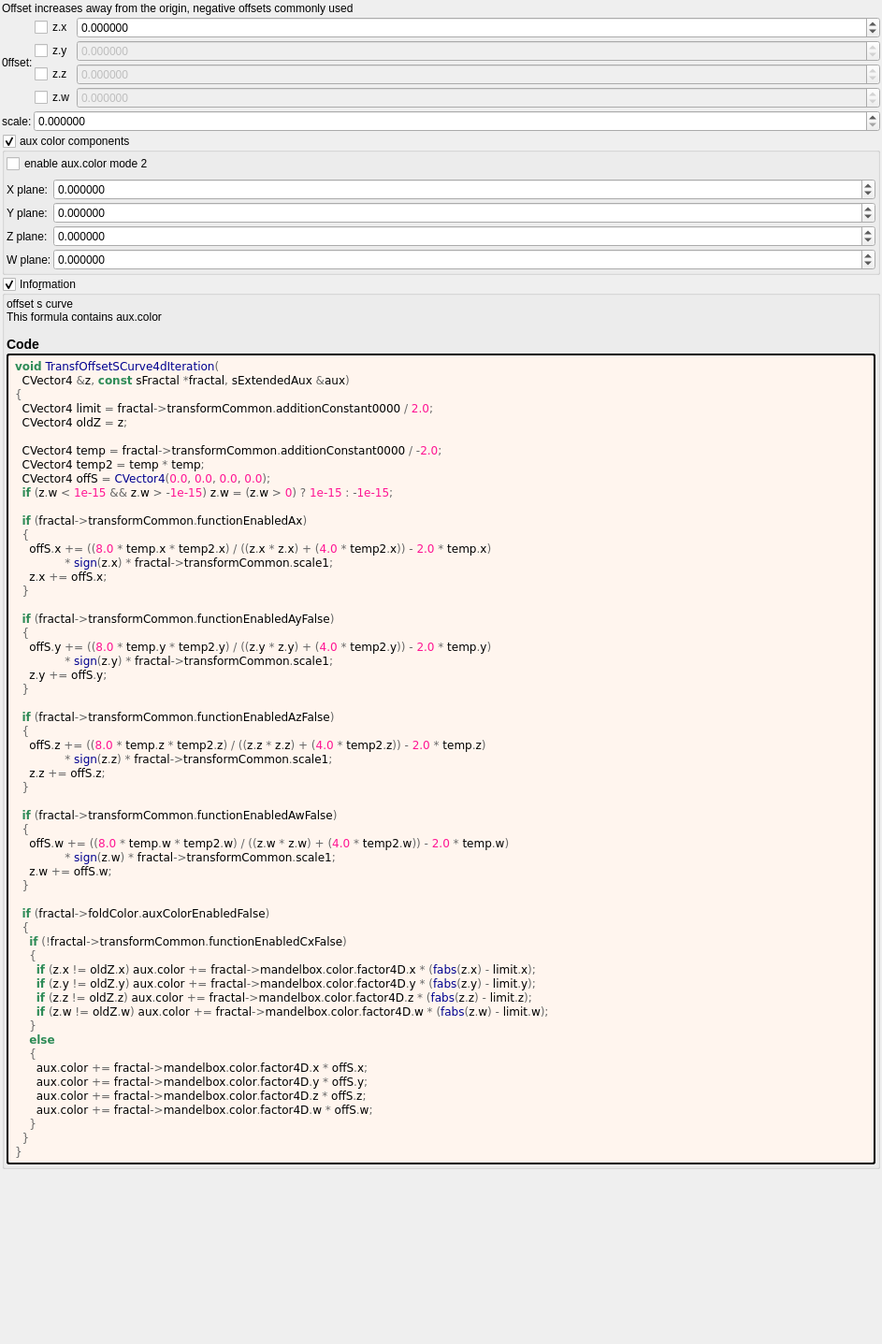
<?xml version="1.0" encoding="UTF-8"?>
<ui version="4.0">
 <class>transf_offset_s_curve4d</class>
 <widget class="QWidget" name="Form">
  <property name="geometry">
   <rect>
    <x>0</x>
    <y>0</y>
    <width>943</width>
    <height>1437</height>
   </rect>
  </property>
  <property name="windowTitle">
   <string notr="true">transf_offset_s_curve4d</string>
  </property>
  <layout class="QVBoxLayout" name="verticalLayout">
   <property name="spacing">
    <number>2</number>
   </property>
   <property name="leftMargin">
    <number>2</number>
   </property>
   <property name="topMargin">
    <number>2</number>
   </property>
   <property name="rightMargin">
    <number>2</number>
   </property>
   <property name="bottomMargin">
    <number>2</number>
   </property>
   <item>
    <widget class="QLabel" name="label">
     <property name="text">
      <string>Offset increases away from the origin, negative offsets commonly used</string>
     </property>
    </widget>
   </item>
   <item>
    <layout class="QGridLayout" name="gridLayout_4" columnstretch="0,0,1">
     <property name="spacing">
      <number>2</number>
     </property>
     <item row="1" column="2">
      <widget class="MyDoubleSpinBox" name="spinbox4_transf_addition_constant_0000_y">
       <property name="enabled">
        <bool>false</bool>
       </property>
       <property name="sizePolicy">
        <sizepolicy hsizetype="Minimum" vsizetype="Maximum">
         <horstretch>0</horstretch>
         <verstretch>0</verstretch>
        </sizepolicy>
       </property>
       <property name="decimals">
        <number>6</number>
       </property>
       <property name="minimum">
        <double>-99.989999999999995</double>
       </property>
       <property name="maximum">
        <double>99.989999999999995</double>
       </property>
       <property name="singleStep">
        <double>0.100000000000000</double>
       </property>
      </widget>
     </item>
     <item row="0" column="2">
      <widget class="MyDoubleSpinBox" name="spinbox4_transf_addition_constant_0000_x">
       <property name="enabled">
        <bool>true</bool>
       </property>
       <property name="sizePolicy">
        <sizepolicy hsizetype="Minimum" vsizetype="Maximum">
         <horstretch>0</horstretch>
         <verstretch>0</verstretch>
        </sizepolicy>
       </property>
       <property name="prefix">
        <string/>
       </property>
       <property name="decimals">
        <number>6</number>
       </property>
       <property name="minimum">
        <double>-99.989999999999995</double>
       </property>
       <property name="singleStep">
        <double>0.100000000000000</double>
       </property>
      </widget>
     </item>
     <item row="3" column="2">
      <widget class="MyDoubleSpinBox" name="spinbox4_transf_addition_constant_0000_w">
       <property name="enabled">
        <bool>false</bool>
       </property>
       <property name="sizePolicy">
        <sizepolicy hsizetype="Minimum" vsizetype="Maximum">
         <horstretch>0</horstretch>
         <verstretch>0</verstretch>
        </sizepolicy>
       </property>
       <property name="decimals">
        <number>6</number>
       </property>
       <property name="minimum">
        <double>-99.989999999999995</double>
       </property>
       <property name="maximum">
        <double>99.989999999999995</double>
       </property>
       <property name="singleStep">
        <double>0.100000000000000</double>
       </property>
      </widget>
     </item>
     <item row="0" column="0" rowspan="4">
      <widget class="QLabel" name="label_23">
       <property name="text">
        <string>0ffset:</string>
       </property>
       <property name="wordWrap">
        <bool>true</bool>
       </property>
      </widget>
     </item>
     <item row="2" column="2">
      <widget class="MyDoubleSpinBox" name="spinbox4_transf_addition_constant_0000_z">
       <property name="enabled">
        <bool>false</bool>
       </property>
       <property name="sizePolicy">
        <sizepolicy hsizetype="Minimum" vsizetype="Maximum">
         <horstretch>0</horstretch>
         <verstretch>0</verstretch>
        </sizepolicy>
       </property>
       <property name="decimals">
        <number>6</number>
       </property>
       <property name="minimum">
        <double>-99.989999999999995</double>
       </property>
       <property name="maximum">
        <double>99.989999999999995</double>
       </property>
       <property name="singleStep">
        <double>0.100000000000000</double>
       </property>
      </widget>
     </item>
     <item row="0" column="1">
      <widget class="MyCheckBox" name="checkBox_transf_function_enabledAx">
       <property name="text">
        <string notr="true">z.x</string>
       </property>
      </widget>
     </item>
     <item row="1" column="1">
      <widget class="MyCheckBox" name="checkBox_transf_function_enabledAy_false">
       <property name="enabled">
        <bool>true</bool>
       </property>
       <property name="text">
        <string notr="true">z.y</string>
       </property>
      </widget>
     </item>
     <item row="2" column="1">
      <widget class="MyCheckBox" name="checkBox_transf_function_enabledAz_false">
       <property name="enabled">
        <bool>true</bool>
       </property>
       <property name="text">
        <string notr="true">z.z</string>
       </property>
      </widget>
     </item>
     <item row="3" column="1">
      <widget class="MyCheckBox" name="checkBox_transf_function_enabledAw_false">
       <property name="enabled">
        <bool>true</bool>
       </property>
       <property name="text">
        <string notr="true">z.w</string>
       </property>
      </widget>
     </item>
    </layout>
   </item>
   <item>
    <layout class="QGridLayout" name="gridLayout" columnstretch="0,1">
     <item row="1" column="1">
      <widget class="MyDoubleSpinBox" name="spinbox_transf_scale_1">
       <property name="sizePolicy">
        <sizepolicy hsizetype="Minimum" vsizetype="Maximum">
         <horstretch>0</horstretch>
         <verstretch>0</verstretch>
        </sizepolicy>
       </property>
       <property name="prefix">
        <string/>
       </property>
       <property name="suffix">
        <string/>
       </property>
       <property name="decimals">
        <number>6</number>
       </property>
       <property name="minimum">
        <double>0.000000000000000</double>
       </property>
       <property name="maximum">
        <double>99.998999999999995</double>
       </property>
       <property name="singleStep">
        <double>0.100000000000000</double>
       </property>
      </widget>
     </item>
     <item row="1" column="0">
      <widget class="QLabel" name="label_26">
       <property name="text">
        <string>scale:</string>
       </property>
      </widget>
     </item>
    </layout>
   </item>
   <item>
    <widget class="MyGroupBox" name="groupCheck_fold_color_aux_color_enabled_false">
     <property name="title">
      <string>aux color components</string>
     </property>
     <property name="checkable">
      <bool>true</bool>
     </property>
     <layout class="QVBoxLayout" name="verticalLayout_10">
      <property name="leftMargin">
       <number>2</number>
      </property>
      <property name="topMargin">
       <number>2</number>
      </property>
      <property name="rightMargin">
       <number>2</number>
      </property>
      <property name="bottomMargin">
       <number>2</number>
      </property>
      <item>
       <widget class="MyCheckBox" name="checkBox_transf_function_enabledCx_false">
        <property name="text">
         <string>enable aux.color mode 2</string>
        </property>
       </widget>
      </item>
      <item>
       <layout class="QGridLayout" name="gridLayout_16" columnstretch="0,1">
        <property name="spacing">
         <number>2</number>
        </property>
        <item row="1" column="1">
         <widget class="MyDoubleSpinBox" name="spinbox4_mandelbox_color_4D_y">
          <property name="sizePolicy">
           <sizepolicy hsizetype="Minimum" vsizetype="Maximum">
            <horstretch>0</horstretch>
            <verstretch>0</verstretch>
           </sizepolicy>
          </property>
          <property name="prefix">
           <string/>
          </property>
          <property name="suffix">
           <string/>
          </property>
          <property name="decimals">
           <number>6</number>
          </property>
          <property name="minimum">
           <double>-100.000000000000000</double>
          </property>
          <property name="maximum">
           <double>100.000000000000000</double>
          </property>
          <property name="singleStep">
           <double>0.100000000000000</double>
          </property>
         </widget>
        </item>
        <item row="0" column="1">
         <widget class="MyDoubleSpinBox" name="spinbox4_mandelbox_color_4D_x">
          <property name="sizePolicy">
           <sizepolicy hsizetype="Minimum" vsizetype="Maximum">
            <horstretch>0</horstretch>
            <verstretch>0</verstretch>
           </sizepolicy>
          </property>
          <property name="prefix">
           <string/>
          </property>
          <property name="suffix">
           <string/>
          </property>
          <property name="decimals">
           <number>6</number>
          </property>
          <property name="minimum">
           <double>-100.000000000000000</double>
          </property>
          <property name="maximum">
           <double>100.000000000000000</double>
          </property>
          <property name="singleStep">
           <double>0.100000000000000</double>
          </property>
         </widget>
        </item>
        <item row="1" column="0">
         <widget class="QLabel" name="label_43">
          <property name="text">
           <string>Y plane:</string>
          </property>
         </widget>
        </item>
        <item row="2" column="0">
         <widget class="QLabel" name="label_42">
          <property name="text">
           <string>Z plane:</string>
          </property>
         </widget>
        </item>
        <item row="3" column="0">
         <widget class="QLabel" name="label_30">
          <property name="text">
           <string>W plane:</string>
          </property>
         </widget>
        </item>
        <item row="3" column="1">
         <widget class="MyDoubleSpinBox" name="spinbox4_mandelbox_color_4D_w">
          <property name="sizePolicy">
           <sizepolicy hsizetype="Minimum" vsizetype="Maximum">
            <horstretch>0</horstretch>
            <verstretch>0</verstretch>
           </sizepolicy>
          </property>
          <property name="prefix">
           <string/>
          </property>
          <property name="suffix">
           <string/>
          </property>
          <property name="decimals">
           <number>6</number>
          </property>
          <property name="minimum">
           <double>-100.000000000000000</double>
          </property>
          <property name="maximum">
           <double>100.000000000000000</double>
          </property>
          <property name="singleStep">
           <double>0.100000000000000</double>
          </property>
         </widget>
        </item>
        <item row="0" column="0">
         <widget class="QLabel" name="label_34">
          <property name="text">
           <string>X plane:</string>
          </property>
         </widget>
        </item>
        <item row="2" column="1">
         <widget class="MyDoubleSpinBox" name="spinbox4_mandelbox_color_4D_z">
          <property name="sizePolicy">
           <sizepolicy hsizetype="Minimum" vsizetype="Maximum">
            <horstretch>0</horstretch>
            <verstretch>0</verstretch>
           </sizepolicy>
          </property>
          <property name="prefix">
           <string/>
          </property>
          <property name="suffix">
           <string/>
          </property>
          <property name="decimals">
           <number>6</number>
          </property>
          <property name="minimum">
           <double>-100.000000000000000</double>
          </property>
          <property name="maximum">
           <double>100.000000000000000</double>
          </property>
          <property name="singleStep">
           <double>0.100000000000000</double>
          </property>
         </widget>
        </item>
       </layout>
      </item>
     </layout>
    </widget>
   </item>
   <item>
    <widget class="MyGroupBox" name="groupCheck_info">
     <property name="title">
      <string>Info&amp;rmation</string>
     </property>
     <property name="flat">
      <bool>false</bool>
     </property>
     <property name="checkable">
      <bool>true</bool>
     </property>
     <layout class="QVBoxLayout" name="verticalLayout_2">
      <property name="spacing">
       <number>2</number>
      </property>
      <property name="leftMargin">
       <number>2</number>
      </property>
      <property name="topMargin">
       <number>2</number>
      </property>
      <property name="rightMargin">
       <number>2</number>
      </property>
      <property name="bottomMargin">
       <number>2</number>
      </property>
      <item>
       <widget class="QLabel" name="label_information_general">
        <property name="text">
         <string notr="true">&lt;p&gt;offset s curve&lt;br&gt;This formula contains aux.color&lt;/p&gt;&lt;table&gt;
&lt;/table&gt;
&lt;h3&gt;Code&lt;/h3&gt;</string>
        </property>
        <property name="wordWrap">
         <bool>true</bool>
        </property>
        <property name="openExternalLinks">
         <bool>true</bool>
        </property>
        <property name="textInteractionFlags">
         <set>Qt::LinksAccessibleByMouse|Qt::TextSelectableByMouse</set>
        </property>
       </widget>
      </item>
      <item>
       <widget class="QLabel" name="label_code_content">
        <property name="styleSheet">
         <string notr="true">border-style: outset; border-width: 2px; border-radius: 3px; border-color: black; background-color: #fff5ee; padding: 4px;</string>
        </property>
        <property name="text">
         <string notr="true">&lt;body style=&quot;background-color:#fff5ee&quot;&gt;
&lt;pre style=&quot;color:#000000; background-color:#fff5ee;  font-family:&#039;Courier New&#039;,monospace;white-space: pre-wrap;&quot;&gt;&lt;span style=&quot;color:#2e8b57; font-weight:bold&quot;&gt;void&lt;/span&gt; &lt;span style=&quot;color:#00008f&quot;&gt;TransfOffsetSCurve4dIteration&lt;/span&gt;&lt;span style=&quot;color:#676767&quot;&gt;(&lt;/span&gt;
  CVector4 &lt;span style=&quot;color:#676767&quot;&gt;&amp;amp;&lt;/span&gt;z&lt;span style=&quot;color:#676767&quot;&gt;,&lt;/span&gt; &lt;span style=&quot;color:#2e8b57; font-weight:bold&quot;&gt;const&lt;/span&gt; sFractal &lt;span style=&quot;color:#676767&quot;&gt;*&lt;/span&gt;fractal&lt;span style=&quot;color:#676767&quot;&gt;,&lt;/span&gt; sExtendedAux &lt;span style=&quot;color:#676767&quot;&gt;&amp;amp;&lt;/span&gt;aux&lt;span style=&quot;color:#676767&quot;&gt;)&lt;/span&gt;
&lt;span style=&quot;color:#676767&quot;&gt;{&lt;/span&gt;
  CVector4 limit &lt;span style=&quot;color:#676767&quot;&gt;=&lt;/span&gt; fractal&lt;span style=&quot;color:#676767&quot;&gt;-&amp;gt;&lt;/span&gt;transformCommon&lt;span style=&quot;color:#676767&quot;&gt;.&lt;/span&gt;additionConstant0000 &lt;span style=&quot;color:#676767&quot;&gt;/&lt;/span&gt; &lt;span style=&quot;color:#ff1493&quot;&gt;2.0&lt;/span&gt;&lt;span style=&quot;color:#676767&quot;&gt;;&lt;/span&gt;
  CVector4 oldZ &lt;span style=&quot;color:#676767&quot;&gt;=&lt;/span&gt; z&lt;span style=&quot;color:#676767&quot;&gt;;&lt;/span&gt;

  CVector4 temp &lt;span style=&quot;color:#676767&quot;&gt;=&lt;/span&gt; fractal&lt;span style=&quot;color:#676767&quot;&gt;-&amp;gt;&lt;/span&gt;transformCommon&lt;span style=&quot;color:#676767&quot;&gt;.&lt;/span&gt;additionConstant0000 &lt;span style=&quot;color:#676767&quot;&gt;/ -&lt;/span&gt;&lt;span style=&quot;color:#ff1493&quot;&gt;2.0&lt;/span&gt;&lt;span style=&quot;color:#676767&quot;&gt;;&lt;/span&gt;
  CVector4 temp2 &lt;span style=&quot;color:#676767&quot;&gt;=&lt;/span&gt; temp &lt;span style=&quot;color:#676767&quot;&gt;*&lt;/span&gt; temp&lt;span style=&quot;color:#676767&quot;&gt;;&lt;/span&gt;
  CVector4 offS &lt;span style=&quot;color:#676767&quot;&gt;=&lt;/span&gt; &lt;span style=&quot;color:#00008f&quot;&gt;CVector4&lt;/span&gt;&lt;span style=&quot;color:#676767&quot;&gt;(&lt;/span&gt;&lt;span style=&quot;color:#ff1493&quot;&gt;0.0&lt;/span&gt;&lt;span style=&quot;color:#676767&quot;&gt;,&lt;/span&gt; &lt;span style=&quot;color:#ff1493&quot;&gt;0.0&lt;/span&gt;&lt;span style=&quot;color:#676767&quot;&gt;,&lt;/span&gt; &lt;span style=&quot;color:#ff1493&quot;&gt;0.0&lt;/span&gt;&lt;span style=&quot;color:#676767&quot;&gt;,&lt;/span&gt; &lt;span style=&quot;color:#ff1493&quot;&gt;0.0&lt;/span&gt;&lt;span style=&quot;color:#676767&quot;&gt;);&lt;/span&gt;
  &lt;span style=&quot;color:#2e8b57; font-weight:bold&quot;&gt;if&lt;/span&gt; &lt;span style=&quot;color:#676767&quot;&gt;(&lt;/span&gt;z&lt;span style=&quot;color:#676767&quot;&gt;.&lt;/span&gt;w &lt;span style=&quot;color:#676767&quot;&gt;&amp;lt;&lt;/span&gt; &lt;span style=&quot;color:#ff1493&quot;&gt;1e-15&lt;/span&gt; &lt;span style=&quot;color:#676767&quot;&gt;&amp;amp;&amp;amp;&lt;/span&gt; z&lt;span style=&quot;color:#676767&quot;&gt;.&lt;/span&gt;w &lt;span style=&quot;color:#676767&quot;&gt;&amp;gt; -&lt;/span&gt;&lt;span style=&quot;color:#ff1493&quot;&gt;1e-15&lt;/span&gt;&lt;span style=&quot;color:#676767&quot;&gt;)&lt;/span&gt; z&lt;span style=&quot;color:#676767&quot;&gt;.&lt;/span&gt;w &lt;span style=&quot;color:#676767&quot;&gt;= (&lt;/span&gt;z&lt;span style=&quot;color:#676767&quot;&gt;.&lt;/span&gt;w &lt;span style=&quot;color:#676767&quot;&gt;&amp;gt;&lt;/span&gt; &lt;span style=&quot;color:#ff1493&quot;&gt;0&lt;/span&gt;&lt;span style=&quot;color:#676767&quot;&gt;) ?&lt;/span&gt; &lt;span style=&quot;color:#ff1493&quot;&gt;1e-15&lt;/span&gt; &lt;span style=&quot;color:#676767&quot;&gt;: -&lt;/span&gt;&lt;span style=&quot;color:#ff1493&quot;&gt;1e-15&lt;/span&gt;&lt;span style=&quot;color:#676767&quot;&gt;;&lt;/span&gt;

  &lt;span style=&quot;color:#2e8b57; font-weight:bold&quot;&gt;if&lt;/span&gt; &lt;span style=&quot;color:#676767&quot;&gt;(&lt;/span&gt;fractal&lt;span style=&quot;color:#676767&quot;&gt;-&amp;gt;&lt;/span&gt;transformCommon&lt;span style=&quot;color:#676767&quot;&gt;.&lt;/span&gt;functionEnabledAx&lt;span style=&quot;color:#676767&quot;&gt;)&lt;/span&gt;
  &lt;span style=&quot;color:#676767&quot;&gt;{&lt;/span&gt;
    offS&lt;span style=&quot;color:#676767&quot;&gt;.&lt;/span&gt;x &lt;span style=&quot;color:#676767&quot;&gt;+= ((&lt;/span&gt;&lt;span style=&quot;color:#ff1493&quot;&gt;8.0&lt;/span&gt; &lt;span style=&quot;color:#676767&quot;&gt;*&lt;/span&gt; temp&lt;span style=&quot;color:#676767&quot;&gt;.&lt;/span&gt;x &lt;span style=&quot;color:#676767&quot;&gt;*&lt;/span&gt; temp2&lt;span style=&quot;color:#676767&quot;&gt;.&lt;/span&gt;x&lt;span style=&quot;color:#676767&quot;&gt;) / ((&lt;/span&gt;z&lt;span style=&quot;color:#676767&quot;&gt;.&lt;/span&gt;x &lt;span style=&quot;color:#676767&quot;&gt;*&lt;/span&gt; z&lt;span style=&quot;color:#676767&quot;&gt;.&lt;/span&gt;x&lt;span style=&quot;color:#676767&quot;&gt;) + (&lt;/span&gt;&lt;span style=&quot;color:#ff1493&quot;&gt;4.0&lt;/span&gt; &lt;span style=&quot;color:#676767&quot;&gt;*&lt;/span&gt; temp2&lt;span style=&quot;color:#676767&quot;&gt;.&lt;/span&gt;x&lt;span style=&quot;color:#676767&quot;&gt;)) -&lt;/span&gt; &lt;span style=&quot;color:#ff1493&quot;&gt;2.0&lt;/span&gt; &lt;span style=&quot;color:#676767&quot;&gt;*&lt;/span&gt; temp&lt;span style=&quot;color:#676767&quot;&gt;.&lt;/span&gt;x&lt;span style=&quot;color:#676767&quot;&gt;)&lt;/span&gt;
              &lt;span style=&quot;color:#676767&quot;&gt;*&lt;/span&gt; &lt;span style=&quot;color:#00008f&quot;&gt;sign&lt;/span&gt;&lt;span style=&quot;color:#676767&quot;&gt;(&lt;/span&gt;z&lt;span style=&quot;color:#676767&quot;&gt;.&lt;/span&gt;x&lt;span style=&quot;color:#676767&quot;&gt;) *&lt;/span&gt; fractal&lt;span style=&quot;color:#676767&quot;&gt;-&amp;gt;&lt;/span&gt;transformCommon&lt;span style=&quot;color:#676767&quot;&gt;.&lt;/span&gt;scale1&lt;span style=&quot;color:#676767&quot;&gt;;&lt;/span&gt;
    z&lt;span style=&quot;color:#676767&quot;&gt;.&lt;/span&gt;x &lt;span style=&quot;color:#676767&quot;&gt;+=&lt;/span&gt; offS&lt;span style=&quot;color:#676767&quot;&gt;.&lt;/span&gt;x&lt;span style=&quot;color:#676767&quot;&gt;;&lt;/span&gt;
  &lt;span style=&quot;color:#676767&quot;&gt;}&lt;/span&gt;

  &lt;span style=&quot;color:#2e8b57; font-weight:bold&quot;&gt;if&lt;/span&gt; &lt;span style=&quot;color:#676767&quot;&gt;(&lt;/span&gt;fractal&lt;span style=&quot;color:#676767&quot;&gt;-&amp;gt;&lt;/span&gt;transformCommon&lt;span style=&quot;color:#676767&quot;&gt;.&lt;/span&gt;functionEnabledAyFalse&lt;span style=&quot;color:#676767&quot;&gt;)&lt;/span&gt;
  &lt;span style=&quot;color:#676767&quot;&gt;{&lt;/span&gt;
    offS&lt;span style=&quot;color:#676767&quot;&gt;.&lt;/span&gt;y &lt;span style=&quot;color:#676767&quot;&gt;+= ((&lt;/span&gt;&lt;span style=&quot;color:#ff1493&quot;&gt;8.0&lt;/span&gt; &lt;span style=&quot;color:#676767&quot;&gt;*&lt;/span&gt; temp&lt;span style=&quot;color:#676767&quot;&gt;.&lt;/span&gt;y &lt;span style=&quot;color:#676767&quot;&gt;*&lt;/span&gt; temp2&lt;span style=&quot;color:#676767&quot;&gt;.&lt;/span&gt;y&lt;span style=&quot;color:#676767&quot;&gt;) / ((&lt;/span&gt;z&lt;span style=&quot;color:#676767&quot;&gt;.&lt;/span&gt;y &lt;span style=&quot;color:#676767&quot;&gt;*&lt;/span&gt; z&lt;span style=&quot;color:#676767&quot;&gt;.&lt;/span&gt;y&lt;span style=&quot;color:#676767&quot;&gt;) + (&lt;/span&gt;&lt;span style=&quot;color:#ff1493&quot;&gt;4.0&lt;/span&gt; &lt;span style=&quot;color:#676767&quot;&gt;*&lt;/span&gt; temp2&lt;span style=&quot;color:#676767&quot;&gt;.&lt;/span&gt;y&lt;span style=&quot;color:#676767&quot;&gt;)) -&lt;/span&gt; &lt;span style=&quot;color:#ff1493&quot;&gt;2.0&lt;/span&gt; &lt;span style=&quot;color:#676767&quot;&gt;*&lt;/span&gt; temp&lt;span style=&quot;color:#676767&quot;&gt;.&lt;/span&gt;y&lt;span style=&quot;color:#676767&quot;&gt;)&lt;/span&gt;
              &lt;span style=&quot;color:#676767&quot;&gt;*&lt;/span&gt; &lt;span style=&quot;color:#00008f&quot;&gt;sign&lt;/span&gt;&lt;span style=&quot;color:#676767&quot;&gt;(&lt;/span&gt;z&lt;span style=&quot;color:#676767&quot;&gt;.&lt;/span&gt;y&lt;span style=&quot;color:#676767&quot;&gt;) *&lt;/span&gt; fractal&lt;span style=&quot;color:#676767&quot;&gt;-&amp;gt;&lt;/span&gt;transformCommon&lt;span style=&quot;color:#676767&quot;&gt;.&lt;/span&gt;scale1&lt;span style=&quot;color:#676767&quot;&gt;;&lt;/span&gt;
    z&lt;span style=&quot;color:#676767&quot;&gt;.&lt;/span&gt;y &lt;span style=&quot;color:#676767&quot;&gt;+=&lt;/span&gt; offS&lt;span style=&quot;color:#676767&quot;&gt;.&lt;/span&gt;y&lt;span style=&quot;color:#676767&quot;&gt;;&lt;/span&gt;
  &lt;span style=&quot;color:#676767&quot;&gt;}&lt;/span&gt;

  &lt;span style=&quot;color:#2e8b57; font-weight:bold&quot;&gt;if&lt;/span&gt; &lt;span style=&quot;color:#676767&quot;&gt;(&lt;/span&gt;fractal&lt;span style=&quot;color:#676767&quot;&gt;-&amp;gt;&lt;/span&gt;transformCommon&lt;span style=&quot;color:#676767&quot;&gt;.&lt;/span&gt;functionEnabledAzFalse&lt;span style=&quot;color:#676767&quot;&gt;)&lt;/span&gt;
  &lt;span style=&quot;color:#676767&quot;&gt;{&lt;/span&gt;
    offS&lt;span style=&quot;color:#676767&quot;&gt;.&lt;/span&gt;z &lt;span style=&quot;color:#676767&quot;&gt;+= ((&lt;/span&gt;&lt;span style=&quot;color:#ff1493&quot;&gt;8.0&lt;/span&gt; &lt;span style=&quot;color:#676767&quot;&gt;*&lt;/span&gt; temp&lt;span style=&quot;color:#676767&quot;&gt;.&lt;/span&gt;z &lt;span style=&quot;color:#676767&quot;&gt;*&lt;/span&gt; temp2&lt;span style=&quot;color:#676767&quot;&gt;.&lt;/span&gt;z&lt;span style=&quot;color:#676767&quot;&gt;) / ((&lt;/span&gt;z&lt;span style=&quot;color:#676767&quot;&gt;.&lt;/span&gt;z &lt;span style=&quot;color:#676767&quot;&gt;*&lt;/span&gt; z&lt;span style=&quot;color:#676767&quot;&gt;.&lt;/span&gt;z&lt;span style=&quot;color:#676767&quot;&gt;) + (&lt;/span&gt;&lt;span style=&quot;color:#ff1493&quot;&gt;4.0&lt;/span&gt; &lt;span style=&quot;color:#676767&quot;&gt;*&lt;/span&gt; temp2&lt;span style=&quot;color:#676767&quot;&gt;.&lt;/span&gt;z&lt;span style=&quot;color:#676767&quot;&gt;)) -&lt;/span&gt; &lt;span style=&quot;color:#ff1493&quot;&gt;2.0&lt;/span&gt; &lt;span style=&quot;color:#676767&quot;&gt;*&lt;/span&gt; temp&lt;span style=&quot;color:#676767&quot;&gt;.&lt;/span&gt;z&lt;span style=&quot;color:#676767&quot;&gt;)&lt;/span&gt;
              &lt;span style=&quot;color:#676767&quot;&gt;*&lt;/span&gt; &lt;span style=&quot;color:#00008f&quot;&gt;sign&lt;/span&gt;&lt;span style=&quot;color:#676767&quot;&gt;(&lt;/span&gt;z&lt;span style=&quot;color:#676767&quot;&gt;.&lt;/span&gt;z&lt;span style=&quot;color:#676767&quot;&gt;) *&lt;/span&gt; fractal&lt;span style=&quot;color:#676767&quot;&gt;-&amp;gt;&lt;/span&gt;transformCommon&lt;span style=&quot;color:#676767&quot;&gt;.&lt;/span&gt;scale1&lt;span style=&quot;color:#676767&quot;&gt;;&lt;/span&gt;
    z&lt;span style=&quot;color:#676767&quot;&gt;.&lt;/span&gt;z &lt;span style=&quot;color:#676767&quot;&gt;+=&lt;/span&gt; offS&lt;span style=&quot;color:#676767&quot;&gt;.&lt;/span&gt;z&lt;span style=&quot;color:#676767&quot;&gt;;&lt;/span&gt;
  &lt;span style=&quot;color:#676767&quot;&gt;}&lt;/span&gt;

  &lt;span style=&quot;color:#2e8b57; font-weight:bold&quot;&gt;if&lt;/span&gt; &lt;span style=&quot;color:#676767&quot;&gt;(&lt;/span&gt;fractal&lt;span style=&quot;color:#676767&quot;&gt;-&amp;gt;&lt;/span&gt;transformCommon&lt;span style=&quot;color:#676767&quot;&gt;.&lt;/span&gt;functionEnabledAwFalse&lt;span style=&quot;color:#676767&quot;&gt;)&lt;/span&gt;
  &lt;span style=&quot;color:#676767&quot;&gt;{&lt;/span&gt;
    offS&lt;span style=&quot;color:#676767&quot;&gt;.&lt;/span&gt;w &lt;span style=&quot;color:#676767&quot;&gt;+= ((&lt;/span&gt;&lt;span style=&quot;color:#ff1493&quot;&gt;8.0&lt;/span&gt; &lt;span style=&quot;color:#676767&quot;&gt;*&lt;/span&gt; temp&lt;span style=&quot;color:#676767&quot;&gt;.&lt;/span&gt;w &lt;span style=&quot;color:#676767&quot;&gt;*&lt;/span&gt; temp2&lt;span style=&quot;color:#676767&quot;&gt;.&lt;/span&gt;w&lt;span style=&quot;color:#676767&quot;&gt;) / ((&lt;/span&gt;z&lt;span style=&quot;color:#676767&quot;&gt;.&lt;/span&gt;w &lt;span style=&quot;color:#676767&quot;&gt;*&lt;/span&gt; z&lt;span style=&quot;color:#676767&quot;&gt;.&lt;/span&gt;w&lt;span style=&quot;color:#676767&quot;&gt;) + (&lt;/span&gt;&lt;span style=&quot;color:#ff1493&quot;&gt;4.0&lt;/span&gt; &lt;span style=&quot;color:#676767&quot;&gt;*&lt;/span&gt; temp2&lt;span style=&quot;color:#676767&quot;&gt;.&lt;/span&gt;w&lt;span style=&quot;color:#676767&quot;&gt;)) -&lt;/span&gt; &lt;span style=&quot;color:#ff1493&quot;&gt;2.0&lt;/span&gt; &lt;span style=&quot;color:#676767&quot;&gt;*&lt;/span&gt; temp&lt;span style=&quot;color:#676767&quot;&gt;.&lt;/span&gt;w&lt;span style=&quot;color:#676767&quot;&gt;)&lt;/span&gt;
              &lt;span style=&quot;color:#676767&quot;&gt;*&lt;/span&gt; &lt;span style=&quot;color:#00008f&quot;&gt;sign&lt;/span&gt;&lt;span style=&quot;color:#676767&quot;&gt;(&lt;/span&gt;z&lt;span style=&quot;color:#676767&quot;&gt;.&lt;/span&gt;w&lt;span style=&quot;color:#676767&quot;&gt;) *&lt;/span&gt; fractal&lt;span style=&quot;color:#676767&quot;&gt;-&amp;gt;&lt;/span&gt;transformCommon&lt;span style=&quot;color:#676767&quot;&gt;.&lt;/span&gt;scale1&lt;span style=&quot;color:#676767&quot;&gt;;&lt;/span&gt;
    z&lt;span style=&quot;color:#676767&quot;&gt;.&lt;/span&gt;w &lt;span style=&quot;color:#676767&quot;&gt;+=&lt;/span&gt; offS&lt;span style=&quot;color:#676767&quot;&gt;.&lt;/span&gt;w&lt;span style=&quot;color:#676767&quot;&gt;;&lt;/span&gt;
  &lt;span style=&quot;color:#676767&quot;&gt;}&lt;/span&gt;

  &lt;span style=&quot;color:#2e8b57; font-weight:bold&quot;&gt;if&lt;/span&gt; &lt;span style=&quot;color:#676767&quot;&gt;(&lt;/span&gt;fractal&lt;span style=&quot;color:#676767&quot;&gt;-&amp;gt;&lt;/span&gt;foldColor&lt;span style=&quot;color:#676767&quot;&gt;.&lt;/span&gt;auxColorEnabledFalse&lt;span style=&quot;color:#676767&quot;&gt;)&lt;/span&gt;
  &lt;span style=&quot;color:#676767&quot;&gt;{&lt;/span&gt;
    &lt;span style=&quot;color:#2e8b57; font-weight:bold&quot;&gt;if&lt;/span&gt; &lt;span style=&quot;color:#676767&quot;&gt;(!&lt;/span&gt;fractal&lt;span style=&quot;color:#676767&quot;&gt;-&amp;gt;&lt;/span&gt;transformCommon&lt;span style=&quot;color:#676767&quot;&gt;.&lt;/span&gt;functionEnabledCxFalse&lt;span style=&quot;color:#676767&quot;&gt;)&lt;/span&gt;
    &lt;span style=&quot;color:#676767&quot;&gt;{&lt;/span&gt;
      &lt;span style=&quot;color:#2e8b57; font-weight:bold&quot;&gt;if&lt;/span&gt; &lt;span style=&quot;color:#676767&quot;&gt;(&lt;/span&gt;z&lt;span style=&quot;color:#676767&quot;&gt;.&lt;/span&gt;x &lt;span style=&quot;color:#676767&quot;&gt;!=&lt;/span&gt; oldZ&lt;span style=&quot;color:#676767&quot;&gt;.&lt;/span&gt;x&lt;span style=&quot;color:#676767&quot;&gt;)&lt;/span&gt; aux&lt;span style=&quot;color:#676767&quot;&gt;.&lt;/span&gt;color &lt;span style=&quot;color:#676767&quot;&gt;+=&lt;/span&gt; fractal&lt;span style=&quot;color:#676767&quot;&gt;-&amp;gt;&lt;/span&gt;mandelbox&lt;span style=&quot;color:#676767&quot;&gt;.&lt;/span&gt;color&lt;span style=&quot;color:#676767&quot;&gt;.&lt;/span&gt;factor4D&lt;span style=&quot;color:#676767&quot;&gt;.&lt;/span&gt;x &lt;span style=&quot;color:#676767&quot;&gt;* (&lt;/span&gt;&lt;span style=&quot;color:#00008f&quot;&gt;fabs&lt;/span&gt;&lt;span style=&quot;color:#676767&quot;&gt;(&lt;/span&gt;z&lt;span style=&quot;color:#676767&quot;&gt;.&lt;/span&gt;x&lt;span style=&quot;color:#676767&quot;&gt;) -&lt;/span&gt; limit&lt;span style=&quot;color:#676767&quot;&gt;.&lt;/span&gt;x&lt;span style=&quot;color:#676767&quot;&gt;);&lt;/span&gt;
      &lt;span style=&quot;color:#2e8b57; font-weight:bold&quot;&gt;if&lt;/span&gt; &lt;span style=&quot;color:#676767&quot;&gt;(&lt;/span&gt;z&lt;span style=&quot;color:#676767&quot;&gt;.&lt;/span&gt;y &lt;span style=&quot;color:#676767&quot;&gt;!=&lt;/span&gt; oldZ&lt;span style=&quot;color:#676767&quot;&gt;.&lt;/span&gt;y&lt;span style=&quot;color:#676767&quot;&gt;)&lt;/span&gt; aux&lt;span style=&quot;color:#676767&quot;&gt;.&lt;/span&gt;color &lt;span style=&quot;color:#676767&quot;&gt;+=&lt;/span&gt; fractal&lt;span style=&quot;color:#676767&quot;&gt;-&amp;gt;&lt;/span&gt;mandelbox&lt;span style=&quot;color:#676767&quot;&gt;.&lt;/span&gt;color&lt;span style=&quot;color:#676767&quot;&gt;.&lt;/span&gt;factor4D&lt;span style=&quot;color:#676767&quot;&gt;.&lt;/span&gt;y &lt;span style=&quot;color:#676767&quot;&gt;* (&lt;/span&gt;&lt;span style=&quot;color:#00008f&quot;&gt;fabs&lt;/span&gt;&lt;span style=&quot;color:#676767&quot;&gt;(&lt;/span&gt;z&lt;span style=&quot;color:#676767&quot;&gt;.&lt;/span&gt;y&lt;span style=&quot;color:#676767&quot;&gt;) -&lt;/span&gt; limit&lt;span style=&quot;color:#676767&quot;&gt;.&lt;/span&gt;y&lt;span style=&quot;color:#676767&quot;&gt;);&lt;/span&gt;
      &lt;span style=&quot;color:#2e8b57; font-weight:bold&quot;&gt;if&lt;/span&gt; &lt;span style=&quot;color:#676767&quot;&gt;(&lt;/span&gt;z&lt;span style=&quot;color:#676767&quot;&gt;.&lt;/span&gt;z &lt;span style=&quot;color:#676767&quot;&gt;!=&lt;/span&gt; oldZ&lt;span style=&quot;color:#676767&quot;&gt;.&lt;/span&gt;z&lt;span style=&quot;color:#676767&quot;&gt;)&lt;/span&gt; aux&lt;span style=&quot;color:#676767&quot;&gt;.&lt;/span&gt;color &lt;span style=&quot;color:#676767&quot;&gt;+=&lt;/span&gt; fractal&lt;span style=&quot;color:#676767&quot;&gt;-&amp;gt;&lt;/span&gt;mandelbox&lt;span style=&quot;color:#676767&quot;&gt;.&lt;/span&gt;color&lt;span style=&quot;color:#676767&quot;&gt;.&lt;/span&gt;factor4D&lt;span style=&quot;color:#676767&quot;&gt;.&lt;/span&gt;z &lt;span style=&quot;color:#676767&quot;&gt;* (&lt;/span&gt;&lt;span style=&quot;color:#00008f&quot;&gt;fabs&lt;/span&gt;&lt;span style=&quot;color:#676767&quot;&gt;(&lt;/span&gt;z&lt;span style=&quot;color:#676767&quot;&gt;.&lt;/span&gt;z&lt;span style=&quot;color:#676767&quot;&gt;) -&lt;/span&gt; limit&lt;span style=&quot;color:#676767&quot;&gt;.&lt;/span&gt;z&lt;span style=&quot;color:#676767&quot;&gt;);&lt;/span&gt;
      &lt;span style=&quot;color:#2e8b57; font-weight:bold&quot;&gt;if&lt;/span&gt; &lt;span style=&quot;color:#676767&quot;&gt;(&lt;/span&gt;z&lt;span style=&quot;color:#676767&quot;&gt;.&lt;/span&gt;w &lt;span style=&quot;color:#676767&quot;&gt;!=&lt;/span&gt; oldZ&lt;span style=&quot;color:#676767&quot;&gt;.&lt;/span&gt;w&lt;span style=&quot;color:#676767&quot;&gt;)&lt;/span&gt; aux&lt;span style=&quot;color:#676767&quot;&gt;.&lt;/span&gt;color &lt;span style=&quot;color:#676767&quot;&gt;+=&lt;/span&gt; fractal&lt;span style=&quot;color:#676767&quot;&gt;-&amp;gt;&lt;/span&gt;mandelbox&lt;span style=&quot;color:#676767&quot;&gt;.&lt;/span&gt;color&lt;span style=&quot;color:#676767&quot;&gt;.&lt;/span&gt;factor4D&lt;span style=&quot;color:#676767&quot;&gt;.&lt;/span&gt;w &lt;span style=&quot;color:#676767&quot;&gt;* (&lt;/span&gt;&lt;span style=&quot;color:#00008f&quot;&gt;fabs&lt;/span&gt;&lt;span style=&quot;color:#676767&quot;&gt;(&lt;/span&gt;z&lt;span style=&quot;color:#676767&quot;&gt;.&lt;/span&gt;w&lt;span style=&quot;color:#676767&quot;&gt;) -&lt;/span&gt; limit&lt;span style=&quot;color:#676767&quot;&gt;.&lt;/span&gt;w&lt;span style=&quot;color:#676767&quot;&gt;);&lt;/span&gt;
    &lt;span style=&quot;color:#676767&quot;&gt;}&lt;/span&gt;
    &lt;span style=&quot;color:#2e8b57; font-weight:bold&quot;&gt;else&lt;/span&gt;
    &lt;span style=&quot;color:#676767&quot;&gt;{&lt;/span&gt;
      aux&lt;span style=&quot;color:#676767&quot;&gt;.&lt;/span&gt;color &lt;span style=&quot;color:#676767&quot;&gt;+=&lt;/span&gt; fractal&lt;span style=&quot;color:#676767&quot;&gt;-&amp;gt;&lt;/span&gt;mandelbox&lt;span style=&quot;color:#676767&quot;&gt;.&lt;/span&gt;color&lt;span style=&quot;color:#676767&quot;&gt;.&lt;/span&gt;factor4D&lt;span style=&quot;color:#676767&quot;&gt;.&lt;/span&gt;x &lt;span style=&quot;color:#676767&quot;&gt;*&lt;/span&gt; offS&lt;span style=&quot;color:#676767&quot;&gt;.&lt;/span&gt;x&lt;span style=&quot;color:#676767&quot;&gt;;&lt;/span&gt;
      aux&lt;span style=&quot;color:#676767&quot;&gt;.&lt;/span&gt;color &lt;span style=&quot;color:#676767&quot;&gt;+=&lt;/span&gt; fractal&lt;span style=&quot;color:#676767&quot;&gt;-&amp;gt;&lt;/span&gt;mandelbox&lt;span style=&quot;color:#676767&quot;&gt;.&lt;/span&gt;color&lt;span style=&quot;color:#676767&quot;&gt;.&lt;/span&gt;factor4D&lt;span style=&quot;color:#676767&quot;&gt;.&lt;/span&gt;y &lt;span style=&quot;color:#676767&quot;&gt;*&lt;/span&gt; offS&lt;span style=&quot;color:#676767&quot;&gt;.&lt;/span&gt;y&lt;span style=&quot;color:#676767&quot;&gt;;&lt;/span&gt;
      aux&lt;span style=&quot;color:#676767&quot;&gt;.&lt;/span&gt;color &lt;span style=&quot;color:#676767&quot;&gt;+=&lt;/span&gt; fractal&lt;span style=&quot;color:#676767&quot;&gt;-&amp;gt;&lt;/span&gt;mandelbox&lt;span style=&quot;color:#676767&quot;&gt;.&lt;/span&gt;color&lt;span style=&quot;color:#676767&quot;&gt;.&lt;/span&gt;factor4D&lt;span style=&quot;color:#676767&quot;&gt;.&lt;/span&gt;z &lt;span style=&quot;color:#676767&quot;&gt;*&lt;/span&gt; offS&lt;span style=&quot;color:#676767&quot;&gt;.&lt;/span&gt;z&lt;span style=&quot;color:#676767&quot;&gt;;&lt;/span&gt;
      aux&lt;span style=&quot;color:#676767&quot;&gt;.&lt;/span&gt;color &lt;span style=&quot;color:#676767&quot;&gt;+=&lt;/span&gt; fractal&lt;span style=&quot;color:#676767&quot;&gt;-&amp;gt;&lt;/span&gt;mandelbox&lt;span style=&quot;color:#676767&quot;&gt;.&lt;/span&gt;color&lt;span style=&quot;color:#676767&quot;&gt;.&lt;/span&gt;factor4D&lt;span style=&quot;color:#676767&quot;&gt;.&lt;/span&gt;w &lt;span style=&quot;color:#676767&quot;&gt;*&lt;/span&gt; offS&lt;span style=&quot;color:#676767&quot;&gt;.&lt;/span&gt;w&lt;span style=&quot;color:#676767&quot;&gt;;&lt;/span&gt;
    &lt;span style=&quot;color:#676767&quot;&gt;}&lt;/span&gt;
  &lt;span style=&quot;color:#676767&quot;&gt;}&lt;/span&gt;
&lt;span style=&quot;color:#676767&quot;&gt;}&lt;/span&gt;
&lt;/pre&gt;
&lt;/body&gt;</string>
        </property>
        <property name="wordWrap">
         <bool>true</bool>
        </property>
        <property name="openExternalLinks">
         <bool>true</bool>
        </property>
        <property name="textInteractionFlags">
         <set>Qt::LinksAccessibleByMouse|Qt::TextSelectableByMouse</set>
        </property>
       </widget>
      </item>
     </layout>
    </widget>
   </item>
   <item>
    <spacer name="verticalSpacer">
     <property name="orientation">
      <enum>Qt::Vertical</enum>
     </property>
     <property name="sizeHint" stdset="0">
      <size>
       <width>20</width>
       <height>40</height>
      </size>
     </property>
    </spacer>
   </item>
  </layout>
 </widget>
 <customwidgets>
  <customwidget>
   <class>MyGroupBox</class>
   <extends>QGroupBox</extends>
   <header>my_group_box.h</header>
   <container>1</container>
  </customwidget>
  <customwidget>
   <class>MyCheckBox</class>
   <extends>QCheckBox</extends>
   <header>my_check_box.h</header>
  </customwidget>
  <customwidget>
   <class>MyDoubleSpinBox</class>
   <extends>QDoubleSpinBox</extends>
   <header>my_double_spin_box.h</header>
  </customwidget>
 </customwidgets>
 <tabstops>
  <tabstop>spinbox4_transf_addition_constant_0000_x</tabstop>
  <tabstop>spinbox4_transf_addition_constant_0000_y</tabstop>
  <tabstop>spinbox4_transf_addition_constant_0000_z</tabstop>
  <tabstop>spinbox4_transf_addition_constant_0000_w</tabstop>
  <tabstop>groupCheck_info</tabstop>
 </tabstops>
 <resources/>
 <connections>
  <connection>
   <sender>checkBox_transf_function_enabledAx</sender>
   <signal>toggled(bool)</signal>
   <receiver>spinbox4_transf_addition_constant_0000_x</receiver>
   <slot>setEnabled(bool)</slot>
   <hints>
    <hint type="sourcelabel">
     <x>97</x>
     <y>45</y>
    </hint>
    <hint type="destinationlabel">
     <x>372</x>
     <y>47</y>
    </hint>
   </hints>
  </connection>
  <connection>
   <sender>checkBox_transf_function_enabledAy_false</sender>
   <signal>toggled(bool)</signal>
   <receiver>spinbox4_transf_addition_constant_0000_y</receiver>
   <slot>setEnabled(bool)</slot>
   <hints>
    <hint type="sourcelabel">
     <x>97</x>
     <y>73</y>
    </hint>
    <hint type="destinationlabel">
     <x>352</x>
     <y>75</y>
    </hint>
   </hints>
  </connection>
  <connection>
   <sender>checkBox_transf_function_enabledAz_false</sender>
   <signal>toggled(bool)</signal>
   <receiver>spinbox4_transf_addition_constant_0000_z</receiver>
   <slot>setEnabled(bool)</slot>
   <hints>
    <hint type="sourcelabel">
     <x>97</x>
     <y>101</y>
    </hint>
    <hint type="destinationlabel">
     <x>328</x>
     <y>103</y>
    </hint>
   </hints>
  </connection>
  <connection>
   <sender>checkBox_transf_function_enabledAw_false</sender>
   <signal>toggled(bool)</signal>
   <receiver>spinbox4_transf_addition_constant_0000_w</receiver>
   <slot>setEnabled(bool)</slot>
   <hints>
    <hint type="sourcelabel">
     <x>97</x>
     <y>129</y>
    </hint>
    <hint type="destinationlabel">
     <x>328</x>
     <y>131</y>
    </hint>
   </hints>
  </connection>
 </connections>
</ui>
